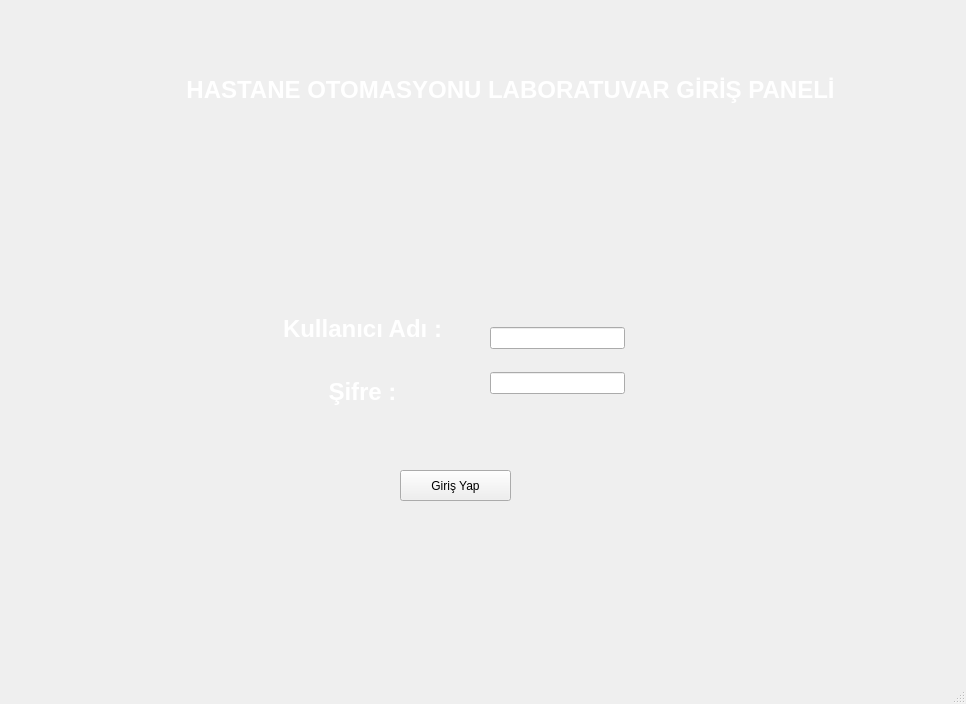
<?xml version="1.0" encoding="UTF-8"?>
<ui version="4.0">
 <class>MainWindow</class>
 <widget class="QMainWindow" name="MainWindow">
  <property name="geometry">
   <rect>
    <x>0</x>
    <y>0</y>
    <width>966</width>
    <height>704</height>
   </rect>
  </property>
  <property name="windowTitle">
   <string>MainWindow</string>
  </property>
  <widget class="QWidget" name="centralwidget">
   <widget class="QLabel" name="label">
    <property name="geometry">
     <rect>
      <x>0</x>
      <y>-30</y>
      <width>961</width>
      <height>701</height>
     </rect>
    </property>
    <property name="text">
     <string/>
    </property>
    <property name="pixmap">
     <pixmap>5c4bd40a58fe131cf068arkaplan2.png</pixmap>
    </property>
    <property name="scaledContents">
     <bool>true</bool>
    </property>
   </widget>
   <widget class="QLabel" name="label_3">
    <property name="geometry">
     <rect>
      <x>180</x>
      <y>70</y>
      <width>661</width>
      <height>41</height>
     </rect>
    </property>
    <property name="text">
     <string>&lt;html&gt;&lt;head/&gt;&lt;body&gt;&lt;p align=&quot;center&quot;&gt;&lt;span style=&quot; font-size:18pt; font-weight:600; color:#ffffff;&quot;&gt;HASTANE OTOMASYONU LABORATUVAR GİRİŞ PANELİ&lt;/span&gt;&lt;/p&gt;&lt;/body&gt;&lt;/html&gt;</string>
    </property>
   </widget>
   <widget class="QLabel" name="label_2">
    <property name="geometry">
     <rect>
      <x>20</x>
      <y>40</y>
      <width>131</width>
      <height>111</height>
     </rect>
    </property>
    <property name="text">
     <string/>
    </property>
    <property name="pixmap">
     <pixmap>20200316220122!Saglikbakanligi_logo (2).png</pixmap>
    </property>
    <property name="scaledContents">
     <bool>true</bool>
    </property>
   </widget>
   <widget class="QLabel" name="label_4">
    <property name="geometry">
     <rect>
      <x>190</x>
      <y>210</y>
      <width>541</width>
      <height>341</height>
     </rect>
    </property>
    <property name="text">
     <string/>
    </property>
    <property name="pixmap">
     <pixmap>Adsız.png</pixmap>
    </property>
    <property name="scaledContents">
     <bool>true</bool>
    </property>
   </widget>
   <widget class="QPushButton" name="btnlabgiris">
    <property name="geometry">
     <rect>
      <x>400</x>
      <y>470</y>
      <width>111</width>
      <height>31</height>
     </rect>
    </property>
    <property name="text">
     <string>Giriş Yap</string>
    </property>
   </widget>
   <widget class="QWidget" name="layoutWidget_2">
    <property name="geometry">
     <rect>
      <x>490</x>
      <y>310</y>
      <width>135</width>
      <height>101</height>
     </rect>
    </property>
    <layout class="QVBoxLayout" name="verticalLayout_2">
     <item>
      <widget class="QLineEdit" name="labkulladi"/>
     </item>
     <item>
      <widget class="QLineEdit" name="labsifre">
       <property name="echoMode">
        <enum>QLineEdit::Password</enum>
       </property>
      </widget>
     </item>
    </layout>
   </widget>
   <widget class="QWidget" name="layoutWidget">
    <property name="geometry">
     <rect>
      <x>280</x>
      <y>300</y>
      <width>165</width>
      <height>121</height>
     </rect>
    </property>
    <layout class="QVBoxLayout" name="verticalLayout">
     <item>
      <widget class="QLabel" name="label_5">
       <property name="text">
        <string>&lt;html&gt;&lt;head/&gt;&lt;body&gt;&lt;p align=&quot;center&quot;&gt;&lt;span style=&quot; font-size:18pt; font-weight:600; color:#ffffff;&quot;&gt;Kullanıcı Adı :&lt;/span&gt;&lt;/p&gt;&lt;/body&gt;&lt;/html&gt;</string>
       </property>
      </widget>
     </item>
     <item>
      <widget class="QLabel" name="label_6">
       <property name="text">
        <string>&lt;html&gt;&lt;head/&gt;&lt;body&gt;&lt;p align=&quot;center&quot;&gt;&lt;span style=&quot; font-size:18pt; font-weight:600; color:#ffffff;&quot;&gt;Şifre :&lt;/span&gt;&lt;/p&gt;&lt;/body&gt;&lt;/html&gt;</string>
       </property>
      </widget>
     </item>
    </layout>
   </widget>
  </widget>
  <widget class="QMenuBar" name="menubar">
   <property name="geometry">
    <rect>
     <x>0</x>
     <y>0</y>
     <width>966</width>
     <height>21</height>
    </rect>
   </property>
  </widget>
  <widget class="QStatusBar" name="statusbar"/>
 </widget>
 <resources/>
 <connections/>
</ui>
